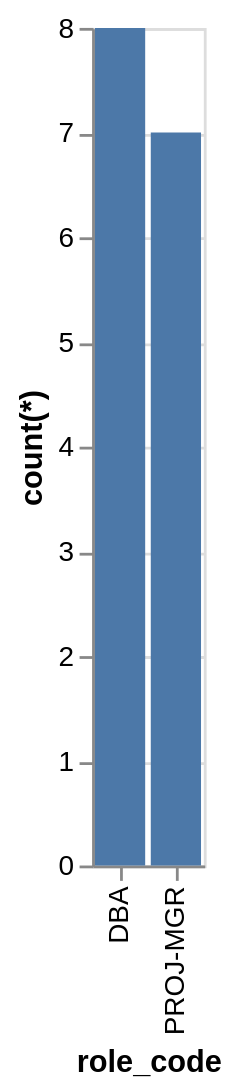

Here is the Vega-Lite specification saved for this chart:
### Vega-Lite specification from a JSON file in a GitHub repository (floating-point values rounded to 4 significant figures)
{"data": {"values": [{"x_data": "DBA", "y_data": 8}, {"x_data": "PROJ-MGR", "y_data": 7}]}, "mark": "bar", "encoding": {"x": {"field": "x_data", "type": "nominal", "title": "role_code", "sort": "ascending"}, "y": {"field": "y_data", "type": "quantitative", "title": "count(*)"}}}
